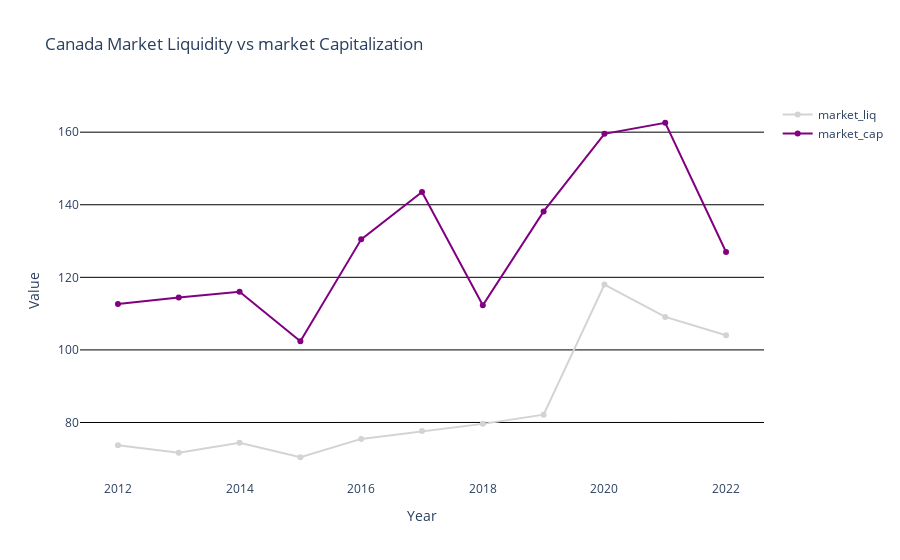

Notebook code cell kept with this figure:
### Markdown cell above
Market capitalization and market liquidity describe different aspects of public market. By taking them into account altogether, it is possible to have a 360-degree view of a country financial market.

Let's plot these indicators in the same chart to visualize their relationship. We will start with data about Canada.

### Code cell
# Create traces for each country
fig = go.Figure()

fig.add_trace(go.Scatter(x=mrkLiqclean["year"], y=mrkLiqclean["Canada"],
                         mode='lines+markers', name='market_liq',
                         line = dict(color = "lightgrey")))
fig.add_trace(go.Scatter(x=mrkCapclean["year"], y=mrkCapclean["Canada"],
                         mode='lines+markers', name='market_cap',
                         line = dict(color = "purple")))

# Add a grid using plotly's layout settings
fig.update_layout(
    title='Canada Market Liquidity vs market Capitalization',
    xaxis_title='Year',
    yaxis_title='Value',
    xaxis=dict(showgrid=False,
               zeroline=True,
               zerolinecolor='black'),
    yaxis=dict(showgrid=True,
               gridcolor = "black", 
               zeroline=True,
               zerolinecolor='black'),
    hovermode="x",
    plot_bgcolor='white',  # Background of the plot area
    paper_bgcolor='white'  # Background of the outside area

)

# Show interactive chart
fig.show()

### Figure 1 — Plotly figure (JSON) as saved in the notebook; plotly's stock layout.template omitted (floating-point values rounded to 4 significant figures)
{"data": [{"line": {"color": "lightgrey"}, "mode": "lines+markers", "name": "market_liq", "type": "scatter", "x": [2012, 2013, 2014, 2015, 2016, 2017, 2018, 2019, 2020, 2021, 2022], "y": [73.73, 71.68, 74.42, 70.42, 75.48, 77.62, 79.62, 82.16, 118.0, 109.1, 104.1]}, {"line": {"color": "purple"}, "mode": "lines+markers", "name": "market_cap", "type": "scatter", "x": [2012, 2013, 2014, 2015, 2016, 2017, 2018, 2019, 2020, 2021, 2022], "y": [112.7, 114.5, 116.0, 102.4, 130.5, 143.5, 112.3, 138.2, 159.5, 162.6, 127.0]}], "layout": {"hovermode": "x", "paper_bgcolor": "white", "plot_bgcolor": "white", "title": {"text": "Canada Market Liquidity vs market Capitalization"}, "xaxis": {"showgrid": false, "title": {"text": "Year"}, "zeroline": true, "zerolinecolor": "black"}, "yaxis": {"gridcolor": "black", "showgrid": true, "title": {"text": "Value"}, "zeroline": true, "zerolinecolor": "black"}}}
